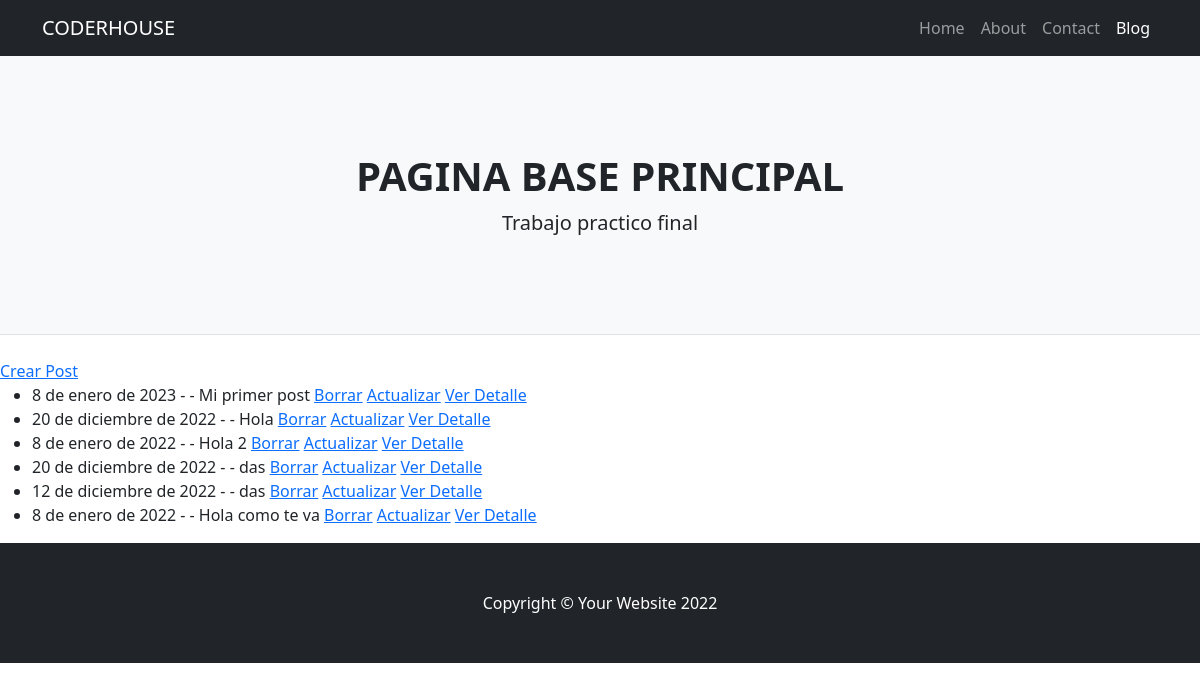
Page /ejemplo_dos/listar/ on the earlier database version.
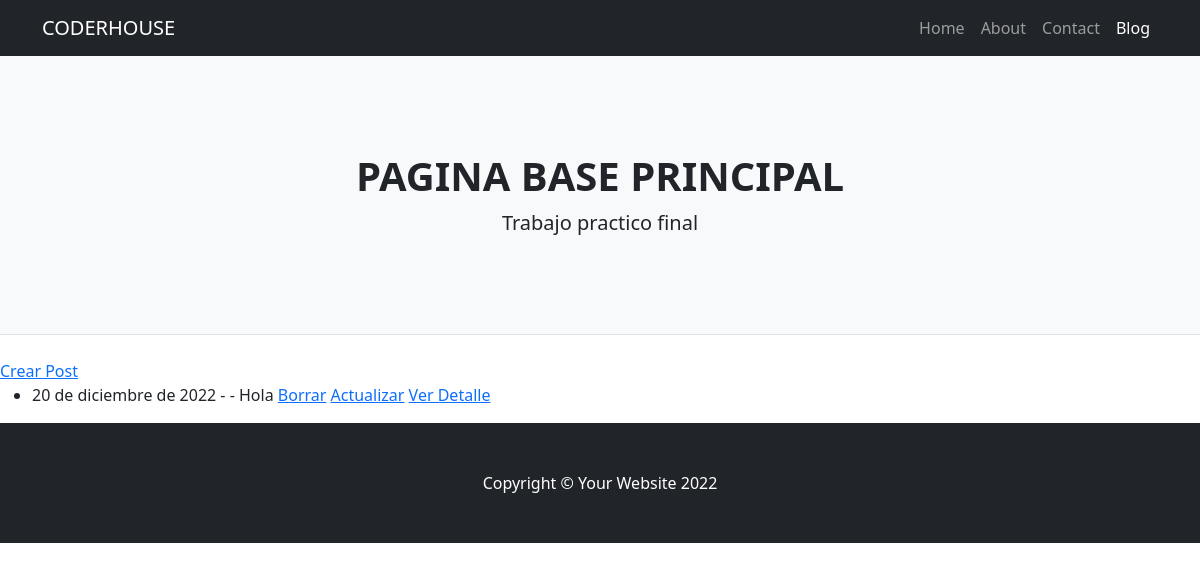
Same page on the later database version.
### ejemplo_dos/models.py (models this page shows)
class Post(models.Model):
    titulo = models.CharField(max_length=100)
    sub_titulo = models.CharField(max_length=100)
    texto = models.TextField(max_length=3000)
    publicado_el = models.DateField()

### ejemplo_dos/views.py (the view)
# urls.py: path('ejemplo_dos/listar/', PostList.as_view(), name="ejemplo_dos_listar"),
class PostList(ListView):
    model = Post

### ejemplo_dos/templates/ejemplo_dos/post_list.html
{% extends 'ejemplo_dos/base.html' %}
{% block contenido%}
<a href="{% url 'ejemplo_dos_crear' %}">Crear Post</a>
<ul>
{% for post in object_list %}
    <li>
        {{post.publicado_el}} - - {{post.titulo}}
        <a href="{% url 'ejemplo_dos_borrar' post.id %}">Borrar</a>
        <a href="{% url 'ejemplo_dos_actualizar' post.id %}">Actualizar</a>
        <a href="{% url 'ejemplo_dos_detalle' post.id %}">Ver Detalle</a>
    </li>
{% endfor %}
</ul>
{% endblock %}

### ejemplo_dos/templates/ejemplo_dos/base.html (shortened to what this page needs)
<!DOCTYPE html>
<html lang="en">
    <head>
        {% load static %}
        <link href="{% static 'ejemplo_dos/css/styles.css' %}" rel="stylesheet" />
    </head>
    <body>
        <nav class="navbar navbar-expand-lg navbar-dark bg-dark">
            <div class="container">
                <a class="navbar-brand" href="#!">CODERHOUSE</a>
                <div class="collapse navbar-collapse" id="navbarSupportedContent">
                    <ul class="navbar-nav ms-auto mb-2 mb-lg-0">
                        <li class="nav-item"><a class="nav-link" href="#">Home</a></li>
                        <li class="nav-item"><a class="nav-link" href="#!">About</a></li>
                        <li class="nav-item"><a class="nav-link" href="#!">Contact</a></li>
                        <li class="nav-item"><a class="nav-link active" aria-current="page" href="#">Blog</a></li>
                    </ul>
                </div>
            </div>
        </nav>
        <header class="py-5 bg-light border-bottom mb-4">
            <div class="container">
                <div class="text-center my-5">
                    <h1 class="fw-bolder">PAGINA BASE PRINCIPAL</h1>
                    <p class="lead mb-0">Trabajo practico final</p>
                </div>
            </div>
        </header>
        {% block contenido%} {% endblock %}
        <footer class="py-5 bg-dark">
            <div class="container"><p class="m-0 text-center text-white">Copyright &copy; Your Website 2022</p></div>
        </footer>
    </body>
</html>

Differences in the rows shown:
removed Post: publicado_el "8 de enero de 2023", titulo "Mi primer post"
removed Post: publicado_el "8 de enero de 2022", titulo "Hola 2"
removed Post: publicado_el "20 de diciembre de 2022", titulo "das"
removed Post: publicado_el "12 de diciembre de 2022", titulo "das"
removed Post: publicado_el "8 de enero de 2022", titulo "Hola como te va"
